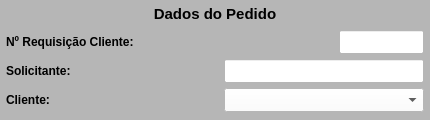
           <widget class="QWidget" name="widget_Cor1" native="true">
            <property name="sizePolicy">
             <sizepolicy hsizetype="Preferred" vsizetype="Preferred">
              <horstretch>0</horstretch>
              <verstretch>0</verstretch>
             </sizepolicy>
            </property>
            <property name="minimumSize">
             <size>
              <width>430</width>
              <height>120</height>
             </size>
            </property>
            <property name="maximumSize">
             <size>
              <width>430</width>
              <height>120</height>
             </size>
            </property>
            <property name="styleSheet">
             <string notr="true">background-color: rgb(182, 182, 182);</string>
            </property>
            <layout class="QVBoxLayout" name="verticalLayout_8">
             <property name="spacing">
              <number>1</number>
             </property>
             <property name="leftMargin">
              <number>1</number>
             </property>
             <property name="topMargin">
              <number>1</number>
             </property>
             <property name="rightMargin">
              <number>1</number>
             </property>
             <property name="bottomMargin">
              <number>6</number>
             </property>
             <item>
              <widget class="QWidget" name="widget_28" native="true">
               <property name="minimumSize">
                <size>
                 <width>0</width>
                 <height>25</height>
                </size>
               </property>
               <property name="maximumSize">
                <size>
                 <width>16777215</width>
                 <height>25</height>
                </size>
               </property>
               <property name="styleSheet">
                <string notr="true"/>
               </property>
               <layout class="QHBoxLayout" name="horizontalLayout_22">
                <property name="spacing">
                 <number>3</number>
                </property>
                <property name="leftMargin">
                 <number>3</number>
                </property>
                <property name="topMargin">
                 <number>3</number>
                </property>
                <property name="rightMargin">
                 <number>3</number>
                </property>
                <property name="bottomMargin">
                 <number>3</number>
                </property>
                <item>
                 <widget class="QLabel" name="label_53">
                  <property name="maximumSize">
                   <size>
                    <width>16777215</width>
                    <height>16777215</height>
                   </size>
                  </property>
                  <property name="font">
                   <font>
                    <pointsize>11</pointsize>
                    <weight>75</weight>
                    <bold>true</bold>
                   </font>
                  </property>
                  <property name="text">
                   <string>Dados do Pedido</string>
                  </property>
                  <property name="alignment">
                   <set>Qt::AlignCenter</set>
                  </property>
                 </widget>
                </item>
               </layout>
              </widget>
             </item>
             <item>
              <widget class="QWidget" name="widget_30" native="true">
               <property name="minimumSize">
                <size>
                 <width>0</width>
                 <height>30</height>
                </size>
               </property>
               <property name="maximumSize">
                <size>
                 <width>16777215</width>
                 <height>30</height>
                </size>
               </property>
               <property name="styleSheet">
                <string notr="true"/>
               </property>
               <layout class="QHBoxLayout" name="horizontalLayout_26">
                <property name="spacing">
                 <number>5</number>
                </property>
                <property name="leftMargin">
                 <number>5</number>
                </property>
                <property name="topMargin">
                 <number>3</number>
                </property>
                <property name="rightMargin">
                 <number>5</number>
                </property>
                <property name="bottomMargin">
                 <number>3</number>
                </property>
                <item>
                 <widget class="QLabel" name="label_59">
                  <property name="minimumSize">
                   <size>
                    <width>135</width>
                    <height>0</height>
                   </size>
                  </property>
                  <property name="maximumSize">
                   <size>
                    <width>135</width>
                    <height>16777215</height>
                   </size>
                  </property>
                  <property name="font">
                   <font>
                    <pointsize>9</pointsize>
                    <weight>75</weight>
                    <bold>true</bold>
                   </font>
                  </property>
                  <property name="text">
                   <string>Nº Requisição Cliente:</string>
                  </property>
                  <property name="alignment">
                   <set>Qt::AlignLeading|Qt::AlignLeft|Qt::AlignVCenter</set>
                  </property>
                 </widget>
                </item>
                <item>
                 <widget class="QLabel" name="label">
                  <property name="text">
                   <string/>
                  </property>
                 </widget>
                </item>
                <item>
                 <widget class="QLineEdit" name="line_Req_Cliente">
                  <property name="sizePolicy">
                   <sizepolicy hsizetype="Preferred" vsizetype="Preferred">
                    <horstretch>0</horstretch>
                    <verstretch>0</verstretch>
                   </sizepolicy>
                  </property>
                  <property name="minimumSize">
                   <size>
                    <width>85</width>
                    <height>0</height>
                   </size>
                  </property>
                  <property name="maximumSize">
                   <size>
                    <width>85</width>
                    <height>16777215</height>
                   </size>
                  </property>
                  <property name="font">
                   <font>
                    <pointsize>9</pointsize>
                   </font>
                  </property>
                  <property name="styleSheet">
                   <string notr="true">background-color: rgb(255, 255, 255);</string>
                  </property>
                  <property name="alignment">
                   <set>Qt::AlignCenter</set>
                  </property>
                 </widget>
                </item>
               </layout>
              </widget>
             </item>
             <item>
              <widget class="QWidget" name="widget_39" native="true">
               <property name="minimumSize">
                <size>
                 <width>0</width>
                 <height>30</height>
                </size>
               </property>
               <property name="maximumSize">
                <size>
                 <width>16777215</width>
                 <height>30</height>
                </size>
               </property>
               <property name="styleSheet">
                <string notr="true"/>
               </property>
               <layout class="QHBoxLayout" name="horizontalLayout_32">
                <property name="spacing">
                 <number>5</number>
                </property>
                <property name="leftMargin">
                 <number>5</number>
                </property>
                <property name="topMargin">
                 <number>3</number>
                </property>
                <property name="rightMargin">
                 <number>5</number>
                </property>
                <property name="bottomMargin">
                 <number>3</number>
                </property>
                <item>
                 <widget class="QLabel" name="label_64">
                  <property name="minimumSize">
                   <size>
                    <width>75</width>
                    <height>0</height>
                   </size>
                  </property>
                  <property name="maximumSize">
                   <size>
                    <width>75</width>
                    <height>16777215</height>
                   </size>
                  </property>
                  <property name="font">
                   <font>
                    <pointsize>9</pointsize>
                    <weight>75</weight>
                    <bold>true</bold>
                   </font>
                  </property>
                  <property name="text">
                   <string>Solicitante:</string>
                  </property>
                  <property name="alignment">
                   <set>Qt::AlignLeading|Qt::AlignLeft|Qt::AlignVCenter</set>
                  </property>
                 </widget>
                </item>
                <item>
                 <widget class="QLabel" name="label_2">
                  <property name="text">
                   <string/>
                  </property>
                 </widget>
                </item>
                <item>
                 <widget class="QLineEdit" name="line_Solicitante">
                  <property name="sizePolicy">
                   <sizepolicy hsizetype="Preferred" vsizetype="Preferred">
                    <horstretch>0</horstretch>
                    <verstretch>0</verstretch>
                   </sizepolicy>
                  </property>
                  <property name="minimumSize">
                   <size>
                    <width>200</width>
                    <height>0</height>
                   </size>
                  </property>
                  <property name="maximumSize">
                   <size>
                    <width>200</width>
                    <height>16777215</height>
                   </size>
                  </property>
                  <property name="font">
                   <font>
                    <pointsize>9</pointsize>
                   </font>
                  </property>
                  <property name="styleSheet">
                   <string notr="true">background-color: rgb(255, 255, 255);</string>
                  </property>
                  <property name="alignment">
                   <set>Qt::AlignCenter</set>
                  </property>
                 </widget>
                </item>
               </layout>
              </widget>
             </item>
             <item>
              <widget class="QWidget" name="widget_31" native="true">
               <property name="minimumSize">
                <size>
                 <width>0</width>
                 <height>30</height>
                </size>
               </property>
               <property name="maximumSize">
                <size>
                 <width>16777215</width>
                 <height>30</height>
                </size>
               </property>
               <property name="styleSheet">
                <string notr="true"/>
               </property>
               <layout class="QHBoxLayout" name="horizontalLayout_27">
                <property name="spacing">
                 <number>5</number>
                </property>
                <property name="leftMargin">
                 <number>5</number>
                </property>
                <property name="topMargin">
                 <number>3</number>
                </property>
                <property name="rightMargin">
                 <number>5</number>
                </property>
                <property name="bottomMargin">
                 <number>3</number>
                </property>
                <item>
                 <widget class="QLabel" name="label_58">
                  <property name="minimumSize">
                   <size>
                    <width>75</width>
                    <height>0</height>
                   </size>
                  </property>
                  <property name="maximumSize">
                   <size>
                    <width>75</width>
                    <height>16777215</height>
                   </size>
                  </property>
                  <property name="font">
                   <font>
                    <pointsize>9</pointsize>
                    <weight>75</weight>
                    <bold>true</bold>
                   </font>
                  </property>
                  <property name="text">
                   <string>Cliente:</string>
                  </property>
                  <property name="alignment">
                   <set>Qt::AlignLeading|Qt::AlignLeft|Qt::AlignVCenter</set>
                  </property>
                 </widget>
                </item>
                <item>
                 <widget class="QLabel" name="label_5">
                  <property name="text">
                   <string/>
                  </property>
                 </widget>
                </item>
                <item>
                 <widget class="QComboBox" name="combo_Cliente">
                  <property name="sizePolicy">
                   <sizepolicy hsizetype="Preferred" vsizetype="Preferred">
                    <horstretch>0</horstretch>
                    <verstretch>0</verstretch>
                   </sizepolicy>
                  </property>
                  <property name="minimumSize">
                   <size>
                    <width>200</width>
                    <height>0</height>
                   </size>
                  </property>
                  <property name="maximumSize">
                   <size>
                    <width>200</width>
                    <height>16777215</height>
                   </size>
                  </property>
                  <property name="font">
                   <font>
                    <pointsize>9</pointsize>
                   </font>
                  </property>
                  <property name="styleSheet">
                   <string notr="true">background-color: rgb(255, 255, 255);</string>
                  </property>
                  <item>
                   <property name="text">
                    <string/>
                   </property>
                  </item>
                  <item>
                   <property name="text">
                    <string>103 - HOMEBAG</string>
                   </property>
                  </item>
                  <item>
                   <property name="text">
                    <string>2 - KOBA</string>
                   </property>
                  </item>
                  <item>
                   <property name="text">
                    <string>6 - PACIFIL</string>
                   </property>
                  </item>
                  <item>
                   <property name="text">
                    <string>5 - PLASTICOS ARACAJU</string>
                   </property>
                  </item>
                  <item>
                   <property name="text">
                    <string>4 - PLASTICOS SUZUKI</string>
                   </property>
                  </item>
                  <item>
                   <property name="text">
                    <string>8 - RECICLADORA</string>
                   </property>
                  </item>
                  <item>
                   <property name="text">
                    <string>86 - TASHIRO &amp; TAKATA</string>
                   </property>
                  </item>
                  <item>
                   <property name="text">
                    <string>3 - VOTI</string>
                   </property>
                  </item>
                 </widget>
                </item>
               </layout>
              </widget>
             </item>
            </layout>
           </widget>
